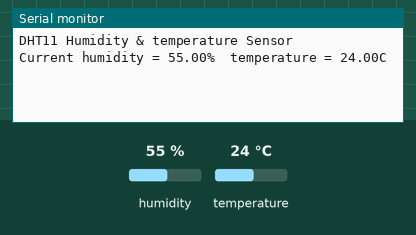
Bench run of a sketch on a simulated Arduino Uno, built with avr-gcc and run on an emulated ATmega328P. Shown: the last lines printed to the serial monitor. The inputs (shaded band) are chosen by the test bench; at power-on: humidity 55 %, temperature 24 °C.

Above: at 2.7 s.
2.8 s: humidity set to 22 %
At 7.7 s:
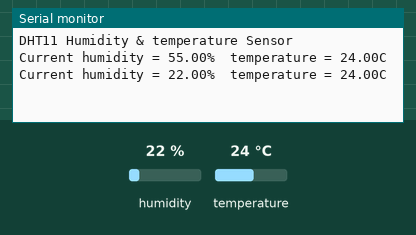
8.8 s: temperature set to 12 °C
At 12.4 s:
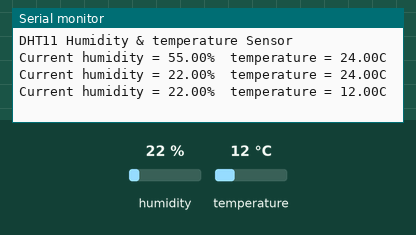
14.8 s: humidity set to 40 %
At 17.1 s:
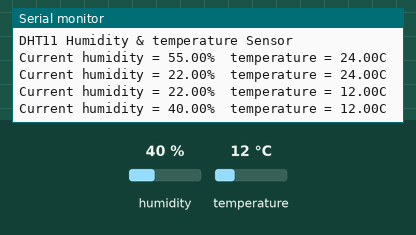
Timing chart, 0 to 18.6 s (numbered marks = the images above; inputs shaded):
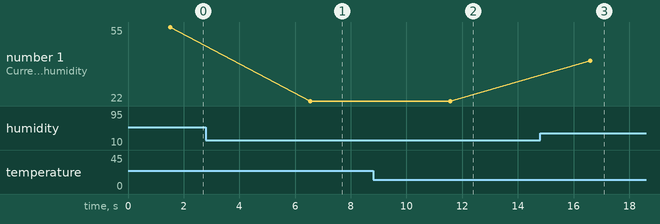

The sketch:

dht11_temperature_humidity_sensor.ino
```cpp
#include <dht.h>

#define DHT11_PIN 7

dht DHT;

void setup(){

  Serial.begin(9600);
  delay(500);//Delay to let system boot
  Serial.println("DHT11 Humidity & temperature Sensor\n\n");
  delay(1000);//Wait before accessing Sensor

}//end "setup()"

void loop(){
  //Start of Program

    DHT.read11(DHT11_PIN);

    Serial.print("Current humidity = ");
    Serial.print(DHT.humidity);
    Serial.print("%  ");
    Serial.print("temperature = ");
    Serial.print(DHT.temperature);
    Serial.println("C  ");

    delay(5000);//Wait 5 seconds before accessing sensor again.

  //Fastest should be once every two seconds.

}// end loop()
```

Measured:
- after the input at 2.8 s, the serial monitor: prints a new line after 3.7 s (image 1)
- after the input at 8.8 s, the serial monitor: prints a new line after 2.8 s (image 2)
- after the input at 14.8 s, the serial monitor: prints a new line after 1.8 s (image 3)
- plotted number 1: 55 → 22 after the input at 2.8 s, 22 → 40 after the input at 14.8 s
